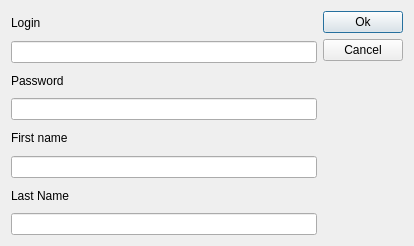
<ui version="4.0" stdsetdef="1" >
  <author></author>
  <comment></comment>
  <exportmacro></exportmacro>
  <class>dEditUser</class>
  <widget class="QDialog" name="dEditUser" >
    <property name="geometry" >
      <rect>
        <x>0</x>
        <y>0</y>
        <width>414</width>
        <height>246</height>
      </rect>
    </property>
    <property name="windowTitle" >
      <string>User</string>
    </property>
    <layout class="QGridLayout" >
      <item row="0" column="0" >
        <layout class="QVBoxLayout" >
          <item>
            <widget class="QLabel" name="textLabel1" >
              <property name="text" >
                <string>Login</string>
              </property>
              <property name="wordWrap" >
                <bool>false</bool>
              </property>
            </widget>
          </item>
          <item>
            <widget class="QLineEdit" name="lineEdit1" />
          </item>
          <item>
            <widget class="QLabel" name="textLabel2" >
              <property name="text" >
                <string>Password</string>
              </property>
              <property name="wordWrap" >
                <bool>false</bool>
              </property>
            </widget>
          </item>
          <item>
            <widget class="QLineEdit" name="lineEdit2" >
              <property name="echoMode" >
                <enum>QLineEdit::Password</enum>
              </property>
            </widget>
          </item>
          <item>
            <widget class="QLabel" name="textLabel3" >
              <property name="text" >
                <string>First name</string>
              </property>
              <property name="wordWrap" >
                <bool>false</bool>
              </property>
            </widget>
          </item>
          <item>
            <widget class="QLineEdit" name="lineEdit3" />
          </item>
          <item>
            <widget class="QLabel" name="textLabel4" >
              <property name="text" >
                <string>Last Name</string>
              </property>
              <property name="wordWrap" >
                <bool>false</bool>
              </property>
            </widget>
          </item>
          <item>
            <widget class="QLineEdit" name="lineEdit4" />
          </item>
        </layout>
      </item>
      <item row="0" column="1" >
        <layout class="QVBoxLayout" >
          <item>
            <widget class="QPushButton" name="pushButton1" >
              <property name="text" >
                <string>Ok</string>
              </property>
            </widget>
          </item>
          <item>
            <widget class="QPushButton" name="pushButton2" >
              <property name="text" >
                <string>Cancel</string>
              </property>
            </widget>
          </item>
          <item>
            <spacer name="spacer1" >
              <property name="sizeHint" >
                <size>
                  <width>20</width>
                  <height>141</height>
                </size>
              </property>
              <property name="sizeType" >
                <enum>QSizePolicy::Expanding</enum>
              </property>
              <property name="orientation" >
                <enum>Qt::Vertical</enum>
              </property>
            </spacer>
          </item>
        </layout>
      </item>
    </layout>
  </widget>
  <layoutdefault spacing="6" margin="11" />
  <pixmapfunction>qPixmapFromMimeSource</pixmapfunction>
  <includes>
    <include location="local" >auser.h</include>
    <include location="local" >mdtree.h</include>
  </includes>
  <connections>
    <connection>
      <sender>pushButton1</sender>
      <signal>clicked()</signal>
      <receiver>dEditUser</receiver>
      <slot>onOk()</slot>
    </connection>
    <connection>
      <sender>pushButton2</sender>
      <signal>clicked()</signal>
      <receiver>dEditUser</receiver>
      <slot>reject()</slot>
    </connection>
  </connections>
</ui>
